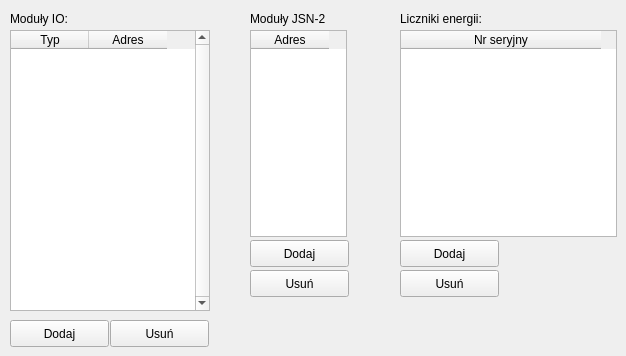
      <widget class="QWidget" name="tab_2">
       <attribute name="title">
        <string>Moduły</string>
       </attribute>
       <widget class="QLabel" name="label_13">
        <property name="geometry">
         <rect>
          <x>10</x>
          <y>10</y>
          <width>80</width>
          <height>17</height>
         </rect>
        </property>
        <property name="text">
         <string>Moduły IO:</string>
        </property>
       </widget>
       <widget class="QTableWidget" name="ioModulesTable">
        <property name="geometry">
         <rect>
          <x>10</x>
          <y>30</y>
          <width>200</width>
          <height>281</height>
         </rect>
        </property>
        <property name="verticalScrollBarPolicy">
         <enum>Qt::ScrollBarAlwaysOn</enum>
        </property>
        <property name="horizontalScrollBarPolicy">
         <enum>Qt::ScrollBarAsNeeded</enum>
        </property>
        <property name="rowCount">
         <number>0</number>
        </property>
        <property name="columnCount">
         <number>2</number>
        </property>
        <attribute name="horizontalHeaderDefaultSectionSize">
         <number>78</number>
        </attribute>
        <column>
         <property name="text">
          <string>Typ</string>
         </property>
        </column>
        <column>
         <property name="text">
          <string>Adres</string>
         </property>
        </column>
       </widget>
       <widget class="QPushButton" name="addIoModuleBtn">
        <property name="geometry">
         <rect>
          <x>10</x>
          <y>320</y>
          <width>99</width>
          <height>27</height>
         </rect>
        </property>
        <property name="text">
         <string>Dodaj</string>
        </property>
       </widget>
       <widget class="QPushButton" name="delIoModuleBtn">
        <property name="geometry">
         <rect>
          <x>110</x>
          <y>320</y>
          <width>99</width>
          <height>27</height>
         </rect>
        </property>
        <property name="text">
         <string>Usuń</string>
        </property>
       </widget>
       <widget class="QLabel" name="label_14">
        <property name="geometry">
         <rect>
          <x>250</x>
          <y>10</y>
          <width>100</width>
          <height>17</height>
         </rect>
        </property>
        <property name="text">
         <string>Moduły JSN-2</string>
        </property>
       </widget>
       <widget class="QTableWidget" name="jsn2ModulesTable">
        <property name="geometry">
         <rect>
          <x>250</x>
          <y>30</y>
          <width>97</width>
          <height>207</height>
         </rect>
        </property>
        <property name="verticalScrollBarPolicy">
         <enum>Qt::ScrollBarAlwaysOff</enum>
        </property>
        <property name="horizontalScrollBarPolicy">
         <enum>Qt::ScrollBarAlwaysOff</enum>
        </property>
        <property name="rowCount">
         <number>0</number>
        </property>
        <property name="columnCount">
         <number>1</number>
        </property>
        <attribute name="horizontalHeaderDefaultSectionSize">
         <number>78</number>
        </attribute>
        <column>
         <property name="text">
          <string>Adres</string>
         </property>
        </column>
       </widget>
       <widget class="QPushButton" name="addJsn2Btn">
        <property name="geometry">
         <rect>
          <x>250</x>
          <y>240</y>
          <width>99</width>
          <height>27</height>
         </rect>
        </property>
        <property name="text">
         <string>Dodaj</string>
        </property>
       </widget>
       <widget class="QPushButton" name="delJsn2Btn">
        <property name="geometry">
         <rect>
          <x>250</x>
          <y>270</y>
          <width>99</width>
          <height>27</height>
         </rect>
        </property>
        <property name="text">
         <string>Usuń</string>
        </property>
       </widget>
       <widget class="QLabel" name="label_15">
        <property name="geometry">
         <rect>
          <x>400</x>
          <y>10</y>
          <width>110</width>
          <height>17</height>
         </rect>
        </property>
        <property name="text">
         <string>Liczniki energii:</string>
        </property>
       </widget>
       <widget class="QTableWidget" name="energyMetersTab">
        <property name="geometry">
         <rect>
          <x>400</x>
          <y>30</y>
          <width>217</width>
          <height>207</height>
         </rect>
        </property>
        <property name="columnCount">
         <number>1</number>
        </property>
        <attribute name="horizontalHeaderDefaultSectionSize">
         <number>200</number>
        </attribute>
        <column>
         <property name="text">
          <string>Nr seryjny</string>
         </property>
        </column>
       </widget>
       <widget class="QPushButton" name="addMeterBtn">
        <property name="geometry">
         <rect>
          <x>400</x>
          <y>240</y>
          <width>99</width>
          <height>27</height>
         </rect>
        </property>
        <property name="text">
         <string>Dodaj</string>
        </property>
       </widget>
       <widget class="QPushButton" name="delMeterBtn">
        <property name="geometry">
         <rect>
          <x>400</x>
          <y>270</y>
          <width>99</width>
          <height>27</height>
         </rect>
        </property>
        <property name="text">
         <string>Usuń</string>
        </property>
       </widget>
      </widget>
